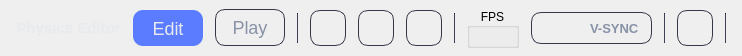
        <widget class="QWidget" name="topBar" native="true">
         <property name="minimumSize">
          <size>
           <width>0</width>
           <height>56</height>
          </size>
         </property>
         <property name="maximumSize">
          <size>
           <width>16777215</width>
           <height>56</height>
          </size>
         </property>
         <property name="styleSheet">
          <string notr="true">QWidget#topBar {
    background-color: #13151f;
    border-bottom: 1px solid #252936;
}

QPushButton {
    background-color: transparent;
    border: 1px solid #353849; 
    border-radius: 10px;
    padding: 7px;
    color: #8892a6;
    font-size: 18px;
}

QPushButton:hover {
    background-color: #1f2433;
    color: #e8eaed;
}

QPushButton:checked {
    background-color: #5b7cff;
    color: #e8eaed;
    border: none;
}</string>
         </property>
         <layout class="QHBoxLayout" name="horizontalLayout">
          <property name="spacing">
           <number>12</number>
          </property>
          <property name="leftMargin">
           <number>16</number>
          </property>
          <property name="topMargin">
           <number>8</number>
          </property>
          <property name="rightMargin">
           <number>16</number>
          </property>
          <property name="bottomMargin">
           <number>8</number>
          </property>
          <item>
           <widget class="QLabel" name="titleLabel">
            <property name="font">
             <font>
              <family>Segoe UI</family>
              <pointsize>-1</pointsize>
              <fontweight>DemiBold</fontweight>
             </font>
            </property>
            <property name="styleSheet">
             <string notr="true">font-size: 15px;
font-weight: 600;
color: #e8eaed;</string>
            </property>
            <property name="text">
             <string>Physics Editor</string>
            </property>
            <property name="alignment">
             <set>Qt::AlignmentFlag::AlignCenter</set>
            </property>
           </widget>
          </item>
          <item>
           <widget class="QPushButton" name="editButton">
            <property name="minimumSize">
             <size>
              <width>70</width>
              <height>36</height>
             </size>
            </property>
            <property name="text">
             <string>Edit</string>
            </property>
            <property name="checkable">
             <bool>true</bool>
            </property>
            <property name="checked">
             <bool>true</bool>
            </property>
           </widget>
          </item>
          <item>
           <widget class="QPushButton" name="playButton">
            <property name="minimumSize">
             <size>
              <width>70</width>
              <height>36</height>
             </size>
            </property>
            <property name="text">
             <string>Play</string>
            </property>
            <property name="checkable">
             <bool>true</bool>
            </property>
           </widget>
          </item>
          <item>
           <widget class="Line" name="line1">
            <property name="minimumSize">
             <size>
              <width>1</width>
              <height>30</height>
             </size>
            </property>
            <property name="maximumSize">
             <size>
              <width>1</width>
              <height>30</height>
             </size>
            </property>
            <property name="styleSheet">
             <string notr="true">background-color: #353849;</string>
            </property>
            <property name="orientation">
             <enum>Qt::Orientation::Vertical</enum>
            </property>
           </widget>
          </item>
          <item>
           <widget class="QPushButton" name="stepBackButton">
            <property name="minimumSize">
             <size>
              <width>36</width>
              <height>36</height>
             </size>
            </property>
            <property name="maximumSize">
             <size>
              <width>36</width>
              <height>36</height>
             </size>
            </property>
            <property name="styleSheet">
             <string notr="true">QPushButton:checked {
    background-color: transparent;
    border: 1px solid #353849; 
    border-radius: 10px;
    padding: 10px;
    color: #8892a6;
}</string>
            </property>
            <property name="text">
             <string/>
            </property>
            <property name="icon">
             <iconset resource="../resources.qrc">
              <normaloff>:/icons/ui/icons/play-gray.svg</normaloff>
              <normalon>:/icons/ui/icons/pause-gray.svg</normalon>:/icons/ui/icons/play-gray.svg</iconset>
            </property>
            <property name="checkable">
             <bool>true</bool>
            </property>
            <property name="checked">
             <bool>false</bool>
            </property>
            <property name="autoRepeat">
             <bool>false</bool>
            </property>
           </widget>
          </item>
          <item>
           <widget class="QPushButton" name="stepForwardButton">
            <property name="minimumSize">
             <size>
              <width>36</width>
              <height>36</height>
             </size>
            </property>
            <property name="maximumSize">
             <size>
              <width>36</width>
              <height>36</height>
             </size>
            </property>
            <property name="styleSheet">
             <string notr="true"/>
            </property>
            <property name="text">
             <string/>
            </property>
            <property name="icon">
             <iconset>
              <normalon>:/icons/ui/icons/arrow-big-right-gray.svg</normalon>
             </iconset>
            </property>
            <property name="checkable">
             <bool>false</bool>
            </property>
           </widget>
          </item>
          <item>
           <widget class="QPushButton" name="restartButton">
            <property name="minimumSize">
             <size>
              <width>36</width>
              <height>36</height>
             </size>
            </property>
            <property name="maximumSize">
             <size>
              <width>36</width>
              <height>36</height>
             </size>
            </property>
            <property name="styleSheet">
             <string notr="true"/>
            </property>
            <property name="text">
             <string/>
            </property>
            <property name="icon">
             <iconset resource="../resources.qrc">
              <normaloff>:/icons/ui/icons/rotate-ccw-gray.svg</normaloff>:/icons/ui/icons/rotate-ccw-gray.svg</iconset>
            </property>
            <property name="checkable">
             <bool>false</bool>
            </property>
           </widget>
          </item>
          <item>
           <widget class="Line" name="line2">
            <property name="minimumSize">
             <size>
              <width>1</width>
              <height>30</height>
             </size>
            </property>
            <property name="maximumSize">
             <size>
              <width>1</width>
              <height>30</height>
             </size>
            </property>
            <property name="styleSheet">
             <string notr="true">background-color: #353849;</string>
            </property>
            <property name="orientation">
             <enum>Qt::Orientation::Vertical</enum>
            </property>
           </widget>
          </item>
          <item>
           <widget class="QGroupBox" name="fpsGroup">
            <property name="title">
             <string>FPS</string>
            </property>
            <property name="alignment">
             <set>Qt::AlignmentFlag::AlignCenter</set>
            </property>
            <widget class="QLabel" name="fpsValue">
             <property name="geometry">
              <rect>
               <x>0</x>
               <y>20</y>
               <width>171</width>
               <height>21</height>
              </rect>
             </property>
             <property name="minimumSize">
              <size>
               <width>30</width>
               <height>0</height>
              </size>
             </property>
             <property name="styleSheet">
              <string notr="true">font-size: 15px;
font-weight: 600;
color: #e8eaed;
text-align: center;</string>
             </property>
             <property name="text">
              <string>60</string>
             </property>
             <property name="alignment">
              <set>Qt::AlignmentFlag::AlignCenter</set>
             </property>
            </widget>
           </widget>
          </item>
          <item>
           <widget class="QCheckBox" name="checkBox">
            <property name="styleSheet">
             <string notr="true">QCheckBox {    
	spacing: 8px;
    color: #8892a6;
    font-size: 13px;
    font-weight: 500;
    background-color:  transparent;
    border: 1px solid #353849; 
    border-radius: 10px;
    padding: 5px 10px;
}

QCheckBox::indicator {
    width: 40px;
    height: 20px;
    border-radius: 10px;
}

QCheckBox::indicator:unchecked {
    background-color: #353849;
    image: url(:/icons/ui/icons/toggle-left-gray.svg);
}

QCheckBox::indicator:checked {
    background-color: #5b7cff;
    image: url(:/icons/ui/icons/toggle-right-white.svg);
}

QCheckBox:hover {
    background-color: #1f2433;
    color: #e8eaed;
}</string>
            </property>
            <property name="text">
             <string>V-SYNC</string>
            </property>
           </widget>
          </item>
          <item>
           <widget class="Line" name="line3_2">
            <property name="minimumSize">
             <size>
              <width>1</width>
              <height>30</height>
             </size>
            </property>
            <property name="maximumSize">
             <size>
              <width>1</width>
              <height>30</height>
             </size>
            </property>
            <property name="styleSheet">
             <string notr="true">background-color: #353849;</string>
            </property>
            <property name="orientation">
             <enum>Qt::Orientation::Vertical</enum>
            </property>
           </widget>
          </item>
          <item>
           <widget class="QPushButton" name="themeButton">
            <property name="minimumSize">
             <size>
              <width>36</width>
              <height>36</height>
             </size>
            </property>
            <property name="maximumSize">
             <size>
              <width>36</width>
              <height>36</height>
             </size>
            </property>
            <property name="styleSheet">
             <string notr="true"/>
            </property>
            <property name="text">
             <string/>
            </property>
            <property name="icon">
             <iconset resource="../resources.qrc">
              <normaloff>:/icons/ui/icons/sun-gray.svg</normaloff>:/icons/ui/icons/sun-gray.svg</iconset>
            </property>
            <property name="checkable">
             <bool>false</bool>
            </property>
           </widget>
          </item>
          <item>
           <widget class="Line" name="line3">
            <property name="minimumSize">
             <size>
              <width>1</width>
              <height>30</height>
             </size>
            </property>
            <property name="maximumSize">
             <size>
              <width>1</width>
              <height>30</height>
             </size>
            </property>
            <property name="styleSheet">
             <string notr="true">background-color: #353849;</string>
            </property>
            <property name="orientation">
             <enum>Qt::Orientation::Vertical</enum>
            </property>
           </widget>
          </item>
         </layout>
        </widget>
